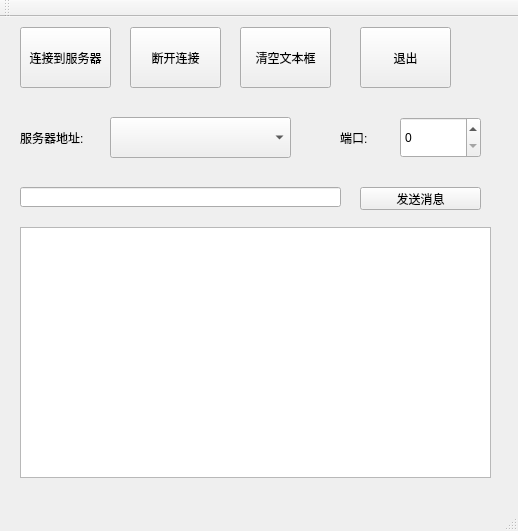
<?xml version="1.0" encoding="UTF-8"?>
<ui version="4.0">
 <class>MainWindow</class>
 <widget class="QMainWindow" name="MainWindow">
  <property name="geometry">
   <rect>
    <x>0</x>
    <y>0</y>
    <width>518</width>
    <height>531</height>
   </rect>
  </property>
  <property name="windowTitle">
   <string>MainWindow</string>
  </property>
  <widget class="QWidget" name="centralWidget">
   <widget class="QLabel" name="label">
    <property name="geometry">
     <rect>
      <x>20</x>
      <y>100</y>
      <width>71</width>
      <height>41</height>
     </rect>
    </property>
    <property name="text">
     <string>服务器地址:</string>
    </property>
   </widget>
   <widget class="QComboBox" name="comboServer">
    <property name="geometry">
     <rect>
      <x>110</x>
      <y>100</y>
      <width>181</width>
      <height>41</height>
     </rect>
    </property>
   </widget>
   <widget class="QPushButton" name="actConnect">
    <property name="geometry">
     <rect>
      <x>20</x>
      <y>10</y>
      <width>91</width>
      <height>61</height>
     </rect>
    </property>
    <property name="text">
     <string>连接到服务器</string>
    </property>
   </widget>
   <widget class="QPushButton" name="actDisconnect">
    <property name="geometry">
     <rect>
      <x>130</x>
      <y>10</y>
      <width>91</width>
      <height>61</height>
     </rect>
    </property>
    <property name="text">
     <string>断开连接</string>
    </property>
   </widget>
   <widget class="QPushButton" name="pushButton_3">
    <property name="geometry">
     <rect>
      <x>240</x>
      <y>10</y>
      <width>91</width>
      <height>61</height>
     </rect>
    </property>
    <property name="text">
     <string>清空文本框</string>
    </property>
   </widget>
   <widget class="QPushButton" name="pushButton_4">
    <property name="geometry">
     <rect>
      <x>360</x>
      <y>10</y>
      <width>91</width>
      <height>61</height>
     </rect>
    </property>
    <property name="text">
     <string>退出</string>
    </property>
   </widget>
   <widget class="QSpinBox" name="spinPort">
    <property name="geometry">
     <rect>
      <x>400</x>
      <y>100</y>
      <width>81</width>
      <height>41</height>
     </rect>
    </property>
   </widget>
   <widget class="QLabel" name="label_2">
    <property name="geometry">
     <rect>
      <x>340</x>
      <y>100</y>
      <width>41</width>
      <height>41</height>
     </rect>
    </property>
    <property name="text">
     <string>端口:</string>
    </property>
   </widget>
   <widget class="QPlainTextEdit" name="plainTextEdit">
    <property name="geometry">
     <rect>
      <x>20</x>
      <y>210</y>
      <width>471</width>
      <height>251</height>
     </rect>
    </property>
   </widget>
   <widget class="QLineEdit" name="editMsg">
    <property name="geometry">
     <rect>
      <x>20</x>
      <y>170</y>
      <width>321</width>
      <height>20</height>
     </rect>
    </property>
   </widget>
   <widget class="QPushButton" name="btnSend">
    <property name="geometry">
     <rect>
      <x>360</x>
      <y>170</y>
      <width>121</width>
      <height>23</height>
     </rect>
    </property>
    <property name="text">
     <string>发送消息</string>
    </property>
   </widget>
  </widget>
  <widget class="QMenuBar" name="menuBar">
   <property name="geometry">
    <rect>
     <x>0</x>
     <y>0</y>
     <width>518</width>
     <height>23</height>
    </rect>
   </property>
  </widget>
  <widget class="QToolBar" name="mainToolBar">
   <attribute name="toolBarArea">
    <enum>TopToolBarArea</enum>
   </attribute>
   <attribute name="toolBarBreak">
    <bool>false</bool>
   </attribute>
  </widget>
  <widget class="QStatusBar" name="statusBar"/>
 </widget>
 <layoutdefault spacing="6" margin="11"/>
 <resources/>
 <connections/>
</ui>
